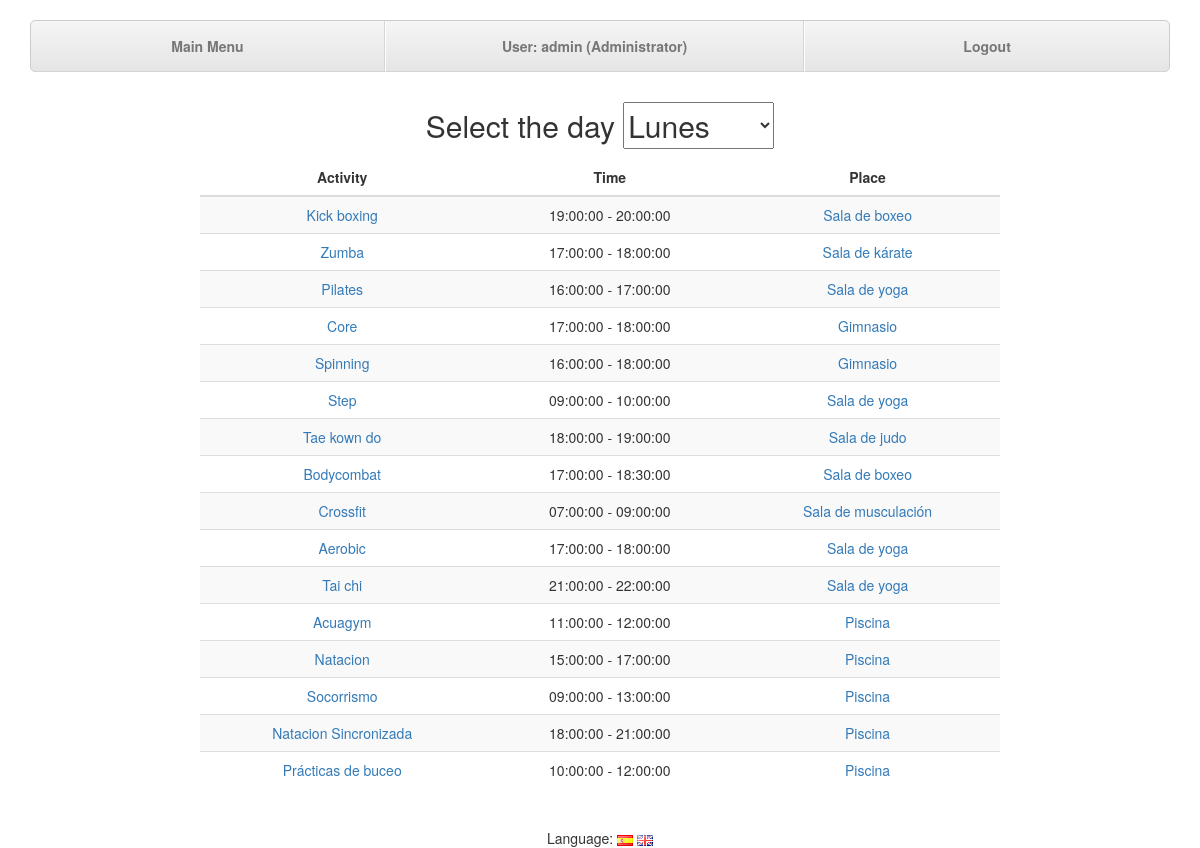
Screenshot of /index.php?controller=users&action=schedule (signed in) with the database file from the repository.
### tables this page shows
CREATE TABLE activities (
	id INT(11) NOT NULL AUTO_INCREMENT,
	nombre VARCHAR(255) NOT NULL,
	descripcion VARCHAR(20000),
	dia SET ('lunes', 'martes', 'miercoles', 'jueves', 'viernes', 'sabado', 'domingo'),
	hora_inicio TIME,
	hora_fin TIME,
	plazas INT(11),
	entrenador INT(11),

	PRIMARY KEY (id),
	FOREIGN KEY (entrenador) REFERENCES users(id)
);

CREATE TABLE resources (
	id INT(11) NOT NULL AUTO_INCREMENT,
	nombre VARCHAR(255) NOT NULL,
	aforo INT(11),
	descripcion VARCHAR(20000),

	PRIMARY KEY (id)
);

### core/ViewManager.php (called while the page is built, shortened)
<?php
class ViewManager {
	private $variables = array();
	public function setVariable($varname, $value, $flash=false) {
		$this->variables[$varname] = $value;
	}
	public function getVariable($varname, $default=NULL) {
		if (!isset($this->variables[$varname])) {
			return $default;
		}
		return $this->variables[$varname];
	}
	public function render($controller, $viewname) {
		include(__DIR__."/../view/$controller/$viewname.php");
	}
	private static $viewmanager_singleton = NULL;
	public static function getInstance() {
		if (self::$viewmanager_singleton == null) {
			self::$viewmanager_singleton = new ViewManager();
		}
		return self::$viewmanager_singleton;
	}
}

### controller/UsersController.php (called while the page is built, shortened)
<?php
require_once(__DIR__."/../core/ViewManager.php");
require_once(__DIR__."/../core/I18n.php");
require_once(__DIR__."/../model/UserMapper.php");
class UsersController extends BaseController {
	private $userMapper;
	public function __construct() {
		$this->userMapper = new UserMapper();
	}
	public function schedule(){
		if (isset($_POST["day"])){
			$day = $_POST["day"];
		}else{
			$day = "lunes";
		}
		$activities = $this->userMapper->findActivitiesDay($day);
		$resources = $this->userMapper->findResources($activities);
		$this->view->setVariable("day", $day);
		$this->view->setVariable("activities", $activities);
		$this->view->setVariable("resources", $resources);
		$this->view->setLayout("default");
		$this->view->render("users", "schedule");
	}
}

### index.php (called while the page is built, shortened)
<?php
function run() {
	try {
		$controller = loadController($_GET["controller"]);
		$actionName = $_GET["action"];
		$controller->$actionName();
	} catch(Exception $ex) {
		die(i18n("An error has ocurred.<br>").$ex->getMessage());
	}
}
function loadController($controllerName) {
	return new $controllerClassName();
}
run();
?>

### core/I18n.php (called while the page is built, shortened)
<?php
class I18n {
	private $messages;
	public function setLanguage($language) {
		$this->messages = $i18n_messages;
	}
	public function i18n($key) {
		if (isset($this->messages[$key])){
			return $this->messages[$key];
		}else{
			return $key;
		}
	}
	private static $i18n_singleton = null;
	public static function getInstance() {
		if (self::$i18n_singleton == NULL) {
			self::$i18n_singleton = new I18n();
		}
		return self::$i18n_singleton;
	}
}
function i18n($key) {
	return I18n::getInstance()->i18n($key);
}

### model/Activity.php (called while the page is built, shortened)
<?php
class Activity{
	private $id;
	private $nombre;
	private $hora_inicio;
	private $hora_fin;
	public function __construct($id=NULL, $nombre=NULL, $descripcion=NULL, $dia=NULL, $hora_inicio=NULL, $hora_fin=NULL, $plazas=0, $entrenador=NULL) {
		$this->id=$id;
		$this->nombre=$nombre;
		$this->hora_inicio=$hora_inicio;
		$this->hora_fin=$hora_fin;
	}
	public function getId(){
		return $this->id;
	}
	public function getNombre(){
		return $this->nombre;
	}
	public function getHoraInicio(){
		return $this->hora_inicio;
	}
	public function getHoraFin(){
		return $this->hora_fin;
	}
}

### model/UserMapper.php (called while the page is built, shortened)
<?php
require_once(__DIR__."/../core/PDOConnection.php");
require_once(__DIR__."/../model/Activity.php");
require_once(__DIR__."/../model/Resource.php");
class UserMapper {
	private $db;
	public function __construct() {
		$this->db = PDOConnection::getInstance();
	}
	public function findActivitiesDay($day){
		$stmt = $this->db->query("SELECT * FROM activities");
		$activities_db = $stmt->fetchAll(PDO::FETCH_ASSOC);
		$activities = array();
		foreach ($activities_db as $activity) {
			$activity_day = $activity["dia"];
			if (strpos($activity_day, $day) !== false) {
				array_push($activities, new Activity($activity["id"],
													 $activity["nombre"],
													 $activity["descripcion"],
													 $activity["dia"],
													 $activity["hora_inicio"],
													 $activity["hora_fin"],
													 $activity["plazas"],
													 $activity["entrenador"]));
			}
		}
		return $activities;
	}
	public function findResources($activities){
		$resources = array();
		foreach ($activities as $activity) {
			$stmt = $this->db->prepare("SELECT recurso FROM resources_activity WHERE actividad=?");
			$stmt->execute(array($activity->getId()));
			$resource_id_db = $stmt->fetch(PDO::FETCH_ASSOC);
			$stmt = $this->db->prepare("SELECT * FROM resources WHERE id=?");
			$stmt->execute(array($resource_id_db["recurso"]));
			$resource_db = $stmt->fetch(PDO::FETCH_ASSOC);
			array_push($resources, new Resource($resource_db["id"],
											    $resource_db["nombre"],
											    $resource_db["aforo"],
											    $resource_db["descripcion"]));
		}
		return $resources;
	}
}

### core/PDOConnection.php (called while the page is built)
<?php
class PDOConnection {
	private static $dbhost = "127.0.0.1";
	private static $dbname = "gesgym";
	private static $dbuser = "gguser";
	private static $dbpass = "ggpass";
	private static $db_singleton = null;
	public static function getInstance() {
		if (self::$db_singleton == null) {
			self::$db_singleton = new PDO(
				"mysql:host=".self::$dbhost.";dbname=".self::$dbname.";charset=utf8",
				self::$dbuser,
				self::$dbpass,
				array(
					PDO::ATTR_EMULATE_PREPARES => false,
					PDO::ATTR_ERRMODE => PDO::ERRMODE_EXCEPTION
				)
			);
		}
		return self::$db_singleton;
	}
}
?>

### model/Resource.php (called while the page is built, shortened)
<?php
class Resource {
	private $id;
	private $nombre;
	public function __construct($id=NULL, $nombre=NULL, $aforo=NULL, $descripcion=NULL) {
		$this->id = $id;
		$this->nombre = $nombre;
	}
	public function getId() {
		return $this->id;
	}
	public function getNombre() {
		return $this->nombre;
	}
}

### view/users/schedule.php (the view, shortened to what this page needs)
<?php
require_once(__DIR__."/../../core/ViewManager.php");
$view = ViewManager::getInstance();
$view->setVariable("title", "GesGym - ".i18n("Schedule"));
$day = $view->getVariable("day");
$activities = $view->getVariable("activities");
$resources = $view->getVariable("resources");
?>
			<div class="container">
				<form id="dia" action="index.php?controller=users&amp;action=schedule" method="POST">
					<h2>
						<span><?=i18n("Select the day")?></span>
						<select id="day" name="day" onchange="submit()">
							<option value="lunes" <?php if ($day == "lunes") print "selected"?>>Lunes</option>
						</select>
					</h2>
				</form>
				<div id="agenda" class="table-responsive">
					<table class="table table-striped table-hover">
						<thead>
							<tr>
								<th><?=i18n("Activity")?></th>
								<th><?=i18n("Time")?></th>
								<th><?=i18n("Place")?></th>
							</tr>
						</thead>
						<tbody>
<?php for ($i = 0; $i < sizeof($activities); $i++){ ?>
							<tr>
								<td><a href="index.php?controller=activities&amp;action=view&amp;id=<?=$activities[$i]->getId()?>"><?=$activities[$i]->getNombre()?></a></td>
								<td><?=$activities[$i]->getHoraInicio()." - ".$activities[$i]->getHoraFin()?></td>
								<td><a href="index.php?controller=resources&amp;action=view&amp;id=<?=$resources[$i]->getId()?>"><?=$resources[$i]->getNombre()?></td>
							</tr>
<?php } ?>
						</tbody>
					</table>
				</div>
			</div>
<?=$view->moveToFragment("css")?>		<link rel="stylesheet" type="text/css" href="css/scheduleStyle.css"/>

### css/scheduleStyle.css (style rules this page uses)
.container { text-align: center; }
th { text-align: center; }
#agenda { max-width: 800px; margin: auto; }

### rows the page displays
activities: nombre "Kick boxing", hora_inicio "19:00:00", hora_fin "20:00:00"
resources: nombre "Sala de boxeo"
activities: nombre "Zumba", hora_inicio "17:00:00", hora_fin "18:00:00"
resources: nombre "Sala de kárate"
activities: nombre "Pilates", hora_inicio "16:00:00", hora_fin "17:00:00"
resources: nombre "Sala de yoga"
activities: nombre "Core", hora_inicio "17:00:00", hora_fin "18:00:00"
resources: nombre "Gimnasio"
activities: nombre "Spinning", hora_inicio "16:00:00", hora_fin "18:00:00"
activities: nombre "Step", hora_inicio "09:00:00", hora_fin "10:00:00"
activities: nombre "Tae kown do", hora_inicio "18:00:00", hora_fin "19:00:00"
resources: nombre "Sala de judo"
activities: nombre "Bodycombat", hora_inicio "17:00:00", hora_fin "18:30:00"
activities: nombre "Crossfit", hora_inicio "07:00:00", hora_fin "09:00:00"
resources: nombre "Sala de musculación"
activities: nombre "Aerobic", hora_inicio "17:00:00", hora_fin "18:00:00"
activities: nombre "Tai chi", hora_inicio "21:00:00", hora_fin "22:00:00"
activities: nombre "Acuagym", hora_inicio "11:00:00", hora_fin "12:00:00"
resources: nombre "Piscina"
activities: nombre "Natacion", hora_inicio "15:00:00", hora_fin "17:00:00"
activities: nombre "Socorrismo", hora_inicio "09:00:00", hora_fin "13:00:00"
activities: nombre "Natacion Sincronizada", hora_inicio "18:00:00", hora_fin "21:00:00"
activities: nombre "Prácticas de buceo", hora_inicio "10:00:00", hora_fin "12:00:00"

### other values shown
i18n("Main Menu") "Main Menu"
i18n("User") "User"
sprintf($currentuser) "admin"
i18n("Administrator") "Administrator"
i18n("Logout") "Logout"
i18n("Select the day") "Select the day"
i18n("Activity") "Activity"
i18n("Time") "Time"
i18n("Place") "Place"
i18n("Language") "Language"
